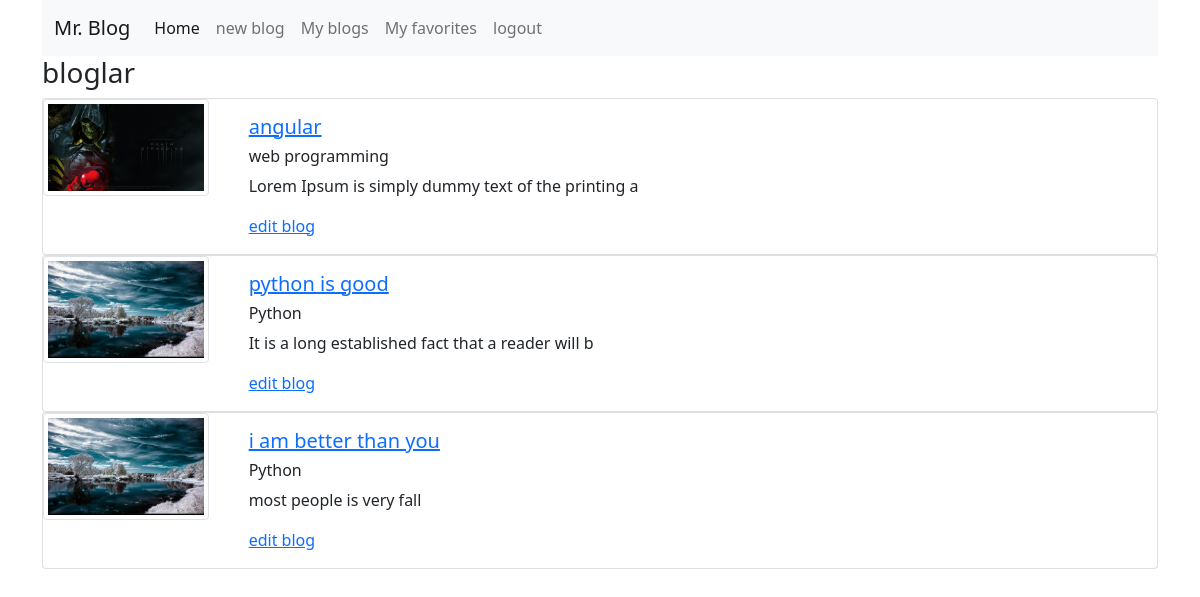
Page /myblogs (signed in) on the committed database.
### blogapp/models.py (models this page shows, shortened)
class Blog(models.Model):
    category = models.ForeignKey(Category, null= True, on_delete=models.SET_NULL)
    title = models.CharField(max_length=200)
    image = models.ImageField(upload_to="blog-images", blank=True, null=True)
    description = models.TextField()
    is_active = models.BooleanField(default=False)
    is_home  = models.BooleanField(default=False)
    sevilenler = models.ManyToManyField(User,related_name="sevilenler",)
    sevilmeyenler = models.ManyToManyField(User, related_name="sevilmeyenler")
    User = models.ForeignKey(User,null= True , on_delete=models.CASCADE)

class Category(models.Model):
    name = models.CharField(max_length=100)
    class Meta:
        verbose_name_plural= "Categories"

### blogapp/views.py (the view)
# urls.py: path("myblogs",views.myblogs,name="myblogs"),
@login_required
def myblogs(request):
   blogs = Blog.objects.filter(User = request.user)
   return render(request,"blog/myblogs.html",{"blogs": blogs})

### blogapp/templates/blog/myblogs.html
{% extends "blog/index.html" %}
{% block content %}
   <h3>bloglar</h3>
   {% for blog in blogs %}
        <div class="card ">
            <div class="row">
                <div class="col-md-2">
                    <img src="{{blog.image.url}}" alt="" class="img-thumbnail">
                </div>
                <div class="col-md-9">
                    <div class="card-body">
                        <h5 class="card-title">
                            <a href="{%url 'blog-details' blog.id %}">
                                {{ blog.title }}
                            </a>
                        </h5>
                        <h6> {{ blog.category.name }}</h6>
                        <p class="card-text">{{ blog.description|striptags|slice:"0:50" }}</p>
                        <a href="#">edit blog</a>
                    </div>
                </div>
            </div>
        </div>
   {% endfor %}
{% endblock %}

### blogapp/templates/blog/index.html (shortened to what this page needs)
<!DOCTYPE html>
<html lang="tr">
<head>
      <link href="https://cdn.jsdelivr.net/npm/bootstrap@5.0.2/dist/css/bootstrap.min.css" rel="stylesheet" >
</head>
<body>
      <div class="container">
        <nav class="navbar navbar-expand-lg navbar-light bg-light">
          <div class="container-fluid">
            <a class="navbar-brand" href="{% url 'index' %}">Mr. Blog</a>
            <div class="collapse navbar-collapse" id="navbarNav">
              <ul class="navbar-nav">
                <li class="nav-item">
                  <a class="nav-link active" aria-current="page" href="{% url 'index' %}">Home</a>
                </li>
                {% if request.user.is_authenticated%}
                <li class="nav-item">
                  <a class="nav-link" href="{% url 'newblog' %}">new blog</a>
                </li>
                <li class="nav-item">
                  <a class="nav-link" href="{% url 'myblogs' %}">My blogs</a>
                </li>
                <li class="nav-item">
                  <a class="nav-link" href="{% url 'sevilenler' %}">My favorites</a>
                </li>
                <li class="nav-item">
                  <a class="nav-link" href="{% url 'logout' %}">logout</a>
                </li>
                {% endif %}
              </ul>
            </div>
          </div>
        </nav>
    {% block content %}
    {% endblock %}
      </div>
</body>
</html>

### rows in the picture
Blog: image (picture), title "angular", category.name "web programming", description "Lorem Ipsum is simply dummy text of the printing a"
Blog: image (picture), title "python is good", category.name "Python", description "It is a long established fact that a reader will b"
Blog: image (picture), title "i am better than you", category.name "Python", description "most people is very fall"
